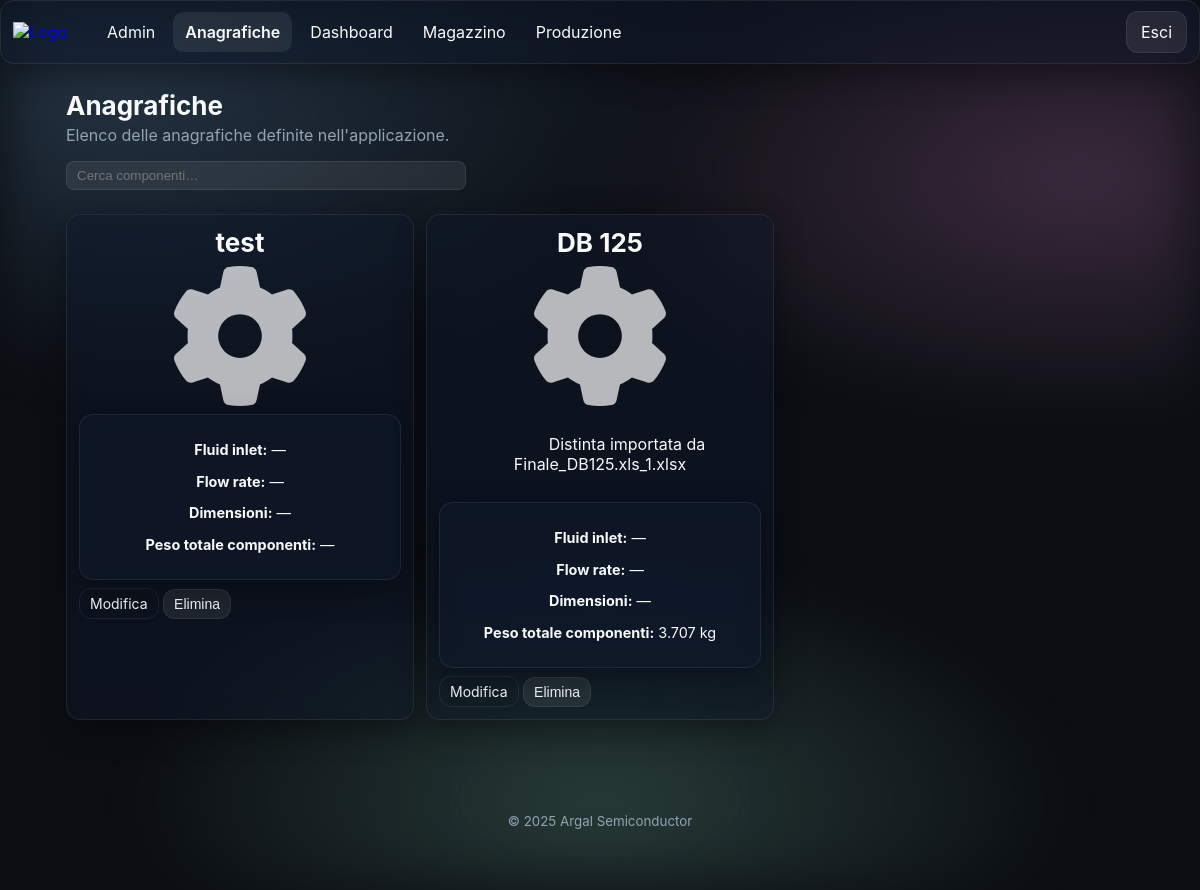
/products/ (signed in), run on an earlier commit of the app's database.
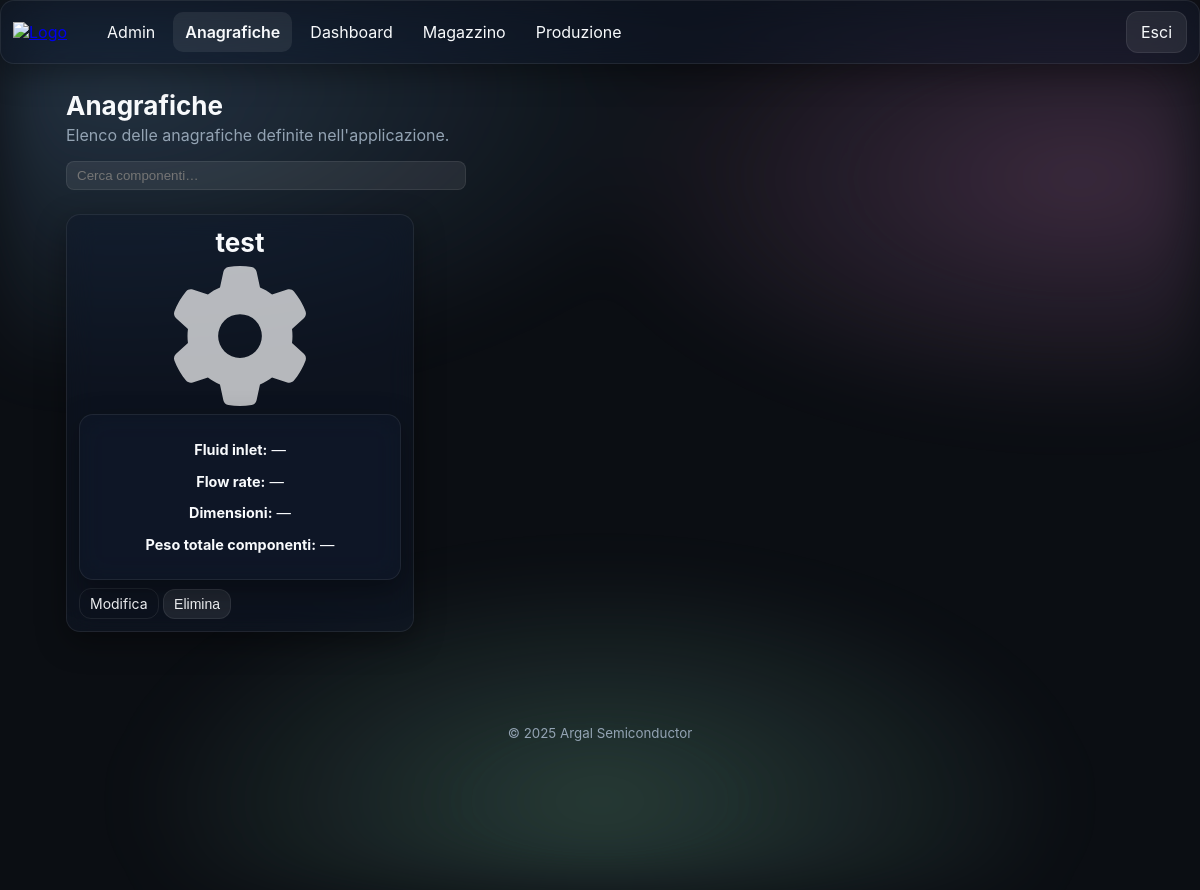
And on a later commit of the database.
### app/models.py (models this page shows)
class TimestampMixin(db.Model):
    __abstract__ = True
    created_at = db.Column(db.DateTime, default=datetime.utcnow)
    updated_at = db.Column(db.DateTime, default=datetime.utcnow, onupdate=datetime.utcnow)

class Module(TimestampMixin):
    __tablename__ = 'modules'
    id = db.Column(db.Integer, primary_key=True)
    name = db.Column(db.String(100), unique=True, nullable=False)
    slug = db.Column(db.String(100), unique=True, nullable=False)
    endpoint = db.Column(db.String(120), unique=True, nullable=False)
    enabled = db.Column(db.Boolean, default=True)
    icon = db.Column(db.String(100), default='cube')

class Product(TimestampMixin):
    __tablename__ = 'products'
    id = db.Column(db.Integer, primary_key=True)
    name = db.Column(db.String(200), nullable=False)
    description = db.Column(db.Text)
    revision = db.Column(db.Integer, default=1)
    revisionabile = db.Column(db.Boolean, default=False)
    image_filename = db.Column(db.String(200))
    flow_rate = db.Column(db.Float)
    max_pressure = db.Column(db.Float)
    dimension_x = db.Column(db.Float)
    dimension_y = db.Column(db.Float)
    dimension_z = db.Column(db.Float)
    quantity_in_stock = db.Column(db.Float, default=0)
    curve_image_filename = db.Column(db.String(200))
    fluid_in_let = db.Column(db.String(50))
    layer_in_lett = db.Column(db.String(50))
    noise = db.Column(db.Float)
    max_pressure_from = db.Column(db.Float)
    max_pressure_to = db.Column(db.Float)
    components = db.relationship('ProductComponent', backref='product', cascade='all, delete-orphan')
    bom_children = db.relationship('BOMLine',
                                   foreign_keys='BOMLine.padre_id',
                                   backref='padre',
                                   cascade='all, delete-orphan')
    bom_parents = db.relationship('BOMLine',
                                  foreign_keys='BOMLine.figlio_id',
                                  backref='figlio',
                                  cascade='all, delete-orphan')
    custom_values = db.relationship('CustomValue',
                                    primaryjoin="Product.id==CustomValue.product_id",
                                    backref='product',
                                    cascade='all, delete-orphan')

### app/blueprints/products/routes.py (the view)
@products_bp.route('/')
@login_required
def index():
    products = Product.query.order_by(Product.created_at.desc()).all()
    for p in products:
        total_weight = 0.0
        for comp in p.components:
            comp_weight = None
            try:
                if getattr(comp, 'component_master', None) and comp.component_master and comp.component_master.weight is not None:
                    comp_weight = comp.component_master.weight
                elif comp.weight is not None:
                    comp_weight = comp.weight
            except Exception:
                comp_weight = comp.weight if hasattr(comp, 'weight') else None
            if comp_weight is not None and comp.quantity is not None:
                try:
                    total_weight += float(comp_weight) * (comp.quantity or 0)
                except Exception:
                    pass
        p.total_weight = total_weight
    return render_template('products/index.html', products=products)

### app/models.py (called while the page is built)
@login_manager.user_loader
def load_user(user_id):
    try:
        return User.query.get(int(user_id))
    except Exception:
        return None

### app/templates/products/index.html (shortened to what this page needs)
{% extends 'base.html' %}
{% block content %}
<section class="section">
  <h2 class="section-title">Anagrafiche</h2>
  <p class="section-subtitle">Elenco delle anagrafiche definite nell'applicazione.</p>
  <div style="margin-top:12px; margin-bottom:12px;">
    <form id="product-search-form" class="product-search" style="max-width:400px; margin:0; position:relative;">
      <input id="product-search-input" type="search" placeholder="Cerca componenti…" autocomplete="off" style="width:100%; padding:6px 10px; border-radius:8px; border:1px solid var(--glass-stroke); background: var(--card); color: var(--text);">
    </form>
  </div>
  <div style="height:12px;"></div>
  {% if products|length == 0 %}
    <p class="muted">Nessun prodotto presente.</p>
  {% else %}
    <div class="grid grid-3" style="gap:12px;">
      {% for p in products %}
      <div class="card glass product-card" data-url="{{ url_for('products.detail', id=p.id) }}" style="padding:12px; cursor:pointer; min-height:300px;">
        <h3 class="section-title" style="margin:0 0 8px 0; text-align:center; width:100%; display:block;">{{ p.name }}</h3>
        <div style="height:140px; display:flex; align-items:center; justify-content:center; margin-bottom:8px;">
          {% if p.image_filename %}
            <img loading="lazy" src="{{ url_for('static', filename='uploads/' + p.image_filename) }}" alt="{{ p.name }}" style="max-width:100%; max-height:100%;">
          {% else %}
            <img src="{{ url_for('static', filename='img/gear.svg') }}" alt="{{ p.name }}" style="max-width:100%; max-height:100%; object-fit:contain; filter: invert(1); opacity:0.7;">
          {% endif %}
        </div>
        {% if p.description %}
          <div class="description-container {% if p.description|length > 250 %}collapsed{% endif %}" style="text-align:center;">
            {{ p.description }}
          </div>
        {% endif %}
        <div class="product-specs glass" style="padding:12px; margin-top:8px; text-align:center; font-size:0.9em;">
          <p><strong>Fluid inlet:</strong>
            {% if p.fluid_in_let %}
              {{ p.fluid_in_let }} BSPP
            {% else %}
              —
            {% endif %}
          </p>
          <p><strong>Flow rate:</strong>
            {% if p.flow_rate is not none %}
              {{ p.flow_rate }} L/m
            {% else %}
              —
            {% endif %}
          </p>
          <p><strong>Dimensioni:</strong>
            {% if p.dimension_x is not none or p.dimension_y is not none or p.dimension_z is not none %}
              {{ p.dimension_x if p.dimension_x is not none else '—' }} × {{ p.dimension_y if p.dimension_y is not none else '—' }} × {{ p.dimension_z if p.dimension_z is not none else '—' }} mm
            {% else %}
              —
            {% endif %}
          </p>
          <p><strong>Peso totale componenti:</strong> {% if p.total_weight %}{{ p.total_weight|round(3) }} kg{% else %}—{% endif %}</p>
        </div>
        <div style="margin-top:8px;">
          <a class="btn ghost small prevent-card-open" href="{{ url_for('products.edit', id=p.id) }}">Modifica</a>
          <form method="post" action="{{ url_for('products.delete', id=p.id) }}" style="display:inline;" class="prevent-card-open">
            <button class="btn danger small" type="submit" onclick="return confirm('Eliminare questo prodotto?');">Elimina</button>
          </form>
        </div>
      </div>
      {% endfor %}
    </div>
  {% endif %}
</section>
{% endblock %}

### app/templates/base.html (shortened to what this page needs)
<!doctype html>
<html lang="it" data-theme="dark">
<head>
  <link rel="stylesheet" href="{{ url_for('static', filename='css/styles.css') }}">
</head>
<body>
  <div class="bg-aurora"></div>
  {% if current_user.is_authenticated and not embedded %}
  <header class="app-header glass">
    <div class="brand">
      <a href="{{ url_for('dashboard.index') }}" class="brand-link" style="display:inline-block;">
        <img src="{{ url_for('static', filename='img/logo.png') }}" alt="Logo" class="logo">
      </a>
    </div>
    <nav class="nav-desktop">
      {% set cur_ep = request.endpoint or '' %}
      {% set detected_bp = (cur_ep.split('.')|first) %}
      {% set forced_bp = None %}
      {% if active_module is defined and active_module %}
        {% set forced_bp = active_module %}
      {% elif g is defined and g.active_module is defined and g.active_module %}
        {% set forced_bp = g.active_module %}
      {% endif %}
      {% set cur_bp = forced_bp if forced_bp else detected_bp %}
      {% for m in enabled_modules %}
        {% set mod_bp = (m.endpoint.split('.')|first) %}
        {% set is_active = (mod_bp == cur_bp) %}
        {% set display_name = 'Anagrafiche' if (m.slug == 'products' or m.name == 'Prodotti') else m.name %}
        <a class="nav-link{{ ' active' if is_active else '' }}" href="{{ url_for(m.endpoint) }}">{{ display_name }}</a>
      {% endfor %}
    </nav>
    <div class="header-actions">
      <a class="btn btn-ghost" href="{{ url_for('auth.logout') }}">Esci</a>
    </div>
  </header>
    {% set cur_ep = request.endpoint or '' %}
    {% set detected_bp = (cur_ep.split('.')|first) %}
    {% set forced_bp = None %}
    {% if active_module is defined and active_module %}
      {% set forced_bp = active_module %}
    {% elif g is defined and g.active_module is defined and g.active_module %}
      {% set forced_bp = g.active_module %}
    {% endif %}
    {% set cur_bp = forced_bp if forced_bp else detected_bp %}
  {% endif %}
  <main class="container">
    {% block content %}{% endblock %}
  </main>
  {% if not embedded %}
  <footer class="app-footer">
    <small>© {{ 2025 }} Argal Semiconductor</small>
  </footer>
  {% endif %}
</body>
</html>

What changed in the data, as far as the page shows it:
removed Product: name "DB 125", description "Distinta importata da Finale_DB125.xls_1.xlsx", total_weight "3.707"
